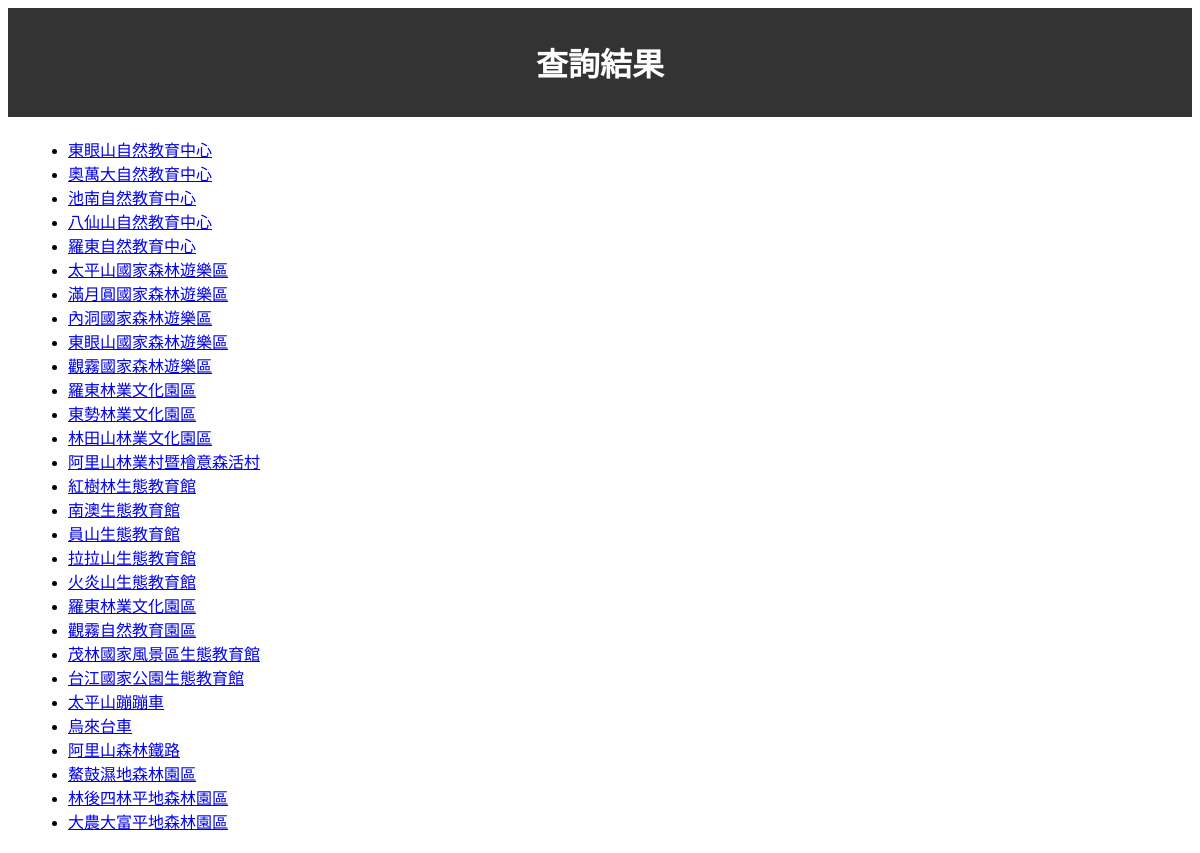
The app's page /Loginver/resultsLoginver.php with its own data.
### tables this page shows
CREATE TABLE `location_info` (
  `id` int(11) NOT NULL,
  `location_name` varchar(100) NOT NULL,
  `page_url` varchar(255) NOT NULL,
  `opening_time` time DEFAULT NULL,
  `closing_time` time DEFAULT NULL,
  `address` varchar(255) NOT NULL,
  `altitude_min` int(11) DEFAULT NULL,
  `altitude_max` int(11) DEFAULT NULL,
  `description` text DEFAULT NULL,
  `managing_department` varchar(255) DEFAULT NULL,
  `coordinates` point DEFAULT NULL,
  `small_vehicle_allowed` tinyint(1) DEFAULT NULL,
  `large_vehicle_allowed` tinyint(1) DEFAULT NULL,
  `District_ID` varchar(7) NOT NULL,
  `Type_ID` int(11) NOT NULL,
  `activity_intensity` int(1) DEFAULT NULL
);

### Loginver/resultsLoginver.php (the view, shortened to what this page needs)
<?php
include 'db.php';
$search_term = $_GET['search'];
$sql = "SELECT * FROM location_info WHERE address LIKE '%$search_term%' OR description LIKE '%$search_term%'";
$result = $conn->query($sql);
?>
<!DOCTYPE html>
<html lang="en">
<head>
    <link rel="stylesheet" href="styles.css">
</head>
<body>
    <header>
        <h1>查詢結果</h1>
    </header>
    <main>
        <?php
        if ($result->num_rows > 0) {
            echo "<ul>";
            while($row = $result->fetch_assoc()) {
                echo "<li>";
                echo "<a href='details.php?id={$row['id']}'>{$row['location_name']} </a>";
                echo "</li>";
            }
            echo "</ul>";
        } else {
            echo "沒有找到相關景點。";
        }
        ?>
    </main>
</body>
</html>

### styles.css (style rules this page uses)
body { font-family: Arial, sans-serif; }
header { background-color: #333; color: white; padding: 10px 0; text-align: center; }
main { margin: 20px; }

### records on screen
location_info: location_name "東眼山自然教育中心"
location_info: location_name "奧萬大自然教育中心"
location_info: location_name "池南自然教育中心"
location_info: location_name "八仙山自然教育中心"
location_info: location_name "羅東自然教育中心"
location_info: location_name "太平山國家森林遊樂區"
location_info: location_name "滿月圓國家森林遊樂區"
location_info: location_name "內洞國家森林遊樂區"
location_info: location_name "東眼山國家森林遊樂區"
location_info: location_name "觀霧國家森林遊樂區"
location_info: location_name "羅東林業文化園區"
location_info: location_name "東勢林業文化園區"
location_info: location_name "林田山林業文化園區"
location_info: location_name "阿里山林業村暨檜意森活村"
location_info: location_name "紅樹林生態教育館"
location_info: location_name "南澳生態教育館"
location_info: location_name "員山生態教育館"
location_info: location_name "拉拉山生態教育館"
location_info: location_name "火炎山生態教育館"
location_info: location_name "羅東林業文化園區"
location_info: location_name "觀霧自然教育園區"
location_info: location_name "茂林國家風景區生態教育館"
location_info: location_name "台江國家公園生態教育館"
location_info: location_name "太平山蹦蹦車"
location_info: location_name "烏來台車"
location_info: location_name "阿里山森林鐵路"
location_info: location_name "鰲鼓濕地森林園區"
location_info: location_name "林後四林平地森林園區"
location_info: location_name "大農大富平地森林園區"
